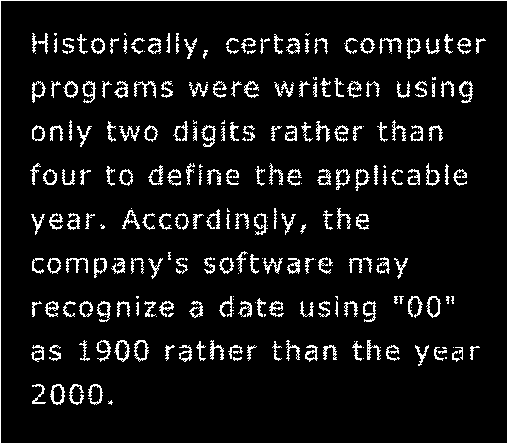
%> input picture text_gaps.tif, 508 x 444 px
$ octave lab7part3.m   (GNU Octave 9; MATLAB toolbox functions it lacks are replaced by stand-ins)
%> lines starting %> are read from the running program, lines starting %| are printed output that depends on the picture; in (x1, y1, x2, y2) boxes, pixels count from 0 and x2, y2 are one past the last pixel; in counts of white or black regions, pixels touching at a corner belong together; the program's own positions count from 1
clear all ;
close all ;
clc

im = imread('text_gaps.tif');
%> im: size 444x508 logical; 7.9% white in thin lines or dots
figure ;
subplot(121); imshow(im); title('Input Image');

SE = strel("square",3);

im2 = imerode(im,SE);
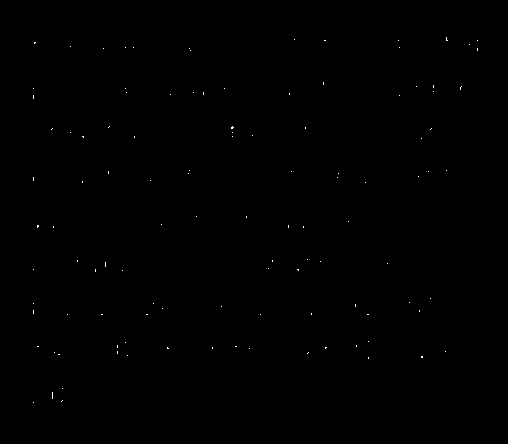
%> im2: size 444x508 logical; 0.09% white in thin lines or dots, all inside (x1, y1, x2, y2) = (33, 37, 478, 403)
im3 = imdilate(im2,SE);
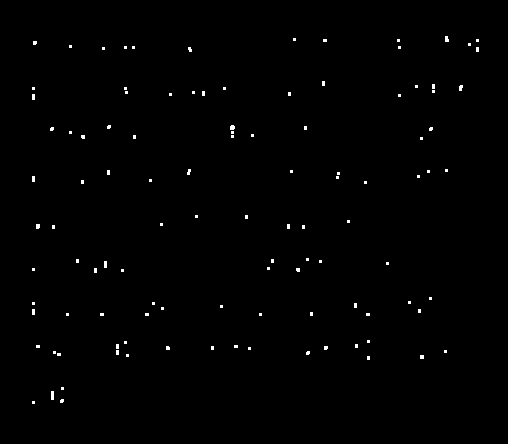
%> im3: size 444x508 logical; 0.57% white; 109 white regions (104 under 20 px), largest, box (x1, y1, x2, y2) and area: (51, 391, 54, 400) 27, (230, 125, 235, 130) 22, (445, 36, 449, 42) 21, (104, 261, 107, 268) 21, (459, 85, 463, 91) 20

im4 = imdilate(im3,SE);
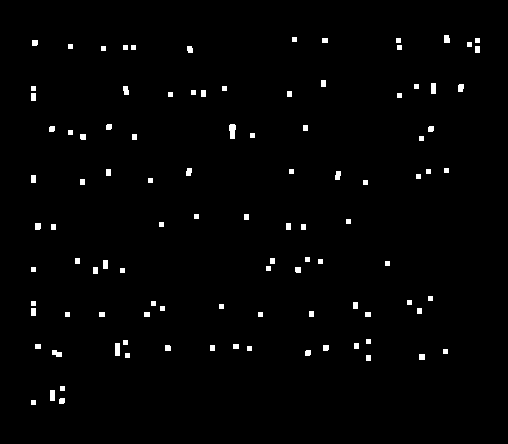
%> im4: size 444x508 logical; 1.4% white; 102 white regions, largest, box (x1, y1, x2, y2) and area: (229, 124, 236, 139) 86, (115, 343, 120, 356) 65, (431, 83, 436, 94) 55
im5 = imerode(im4,SE);
%> im5: size 444x508 logical; 0.58% white; 102 white regions (92 under 20 px), largest, box (x1, y1, x2, y2) and area: (230, 125, 235, 138) 46, (116, 344, 119, 355) 33, (432, 84, 435, 93) 27

subplot(122); imshow(im5); title('Output Image');
